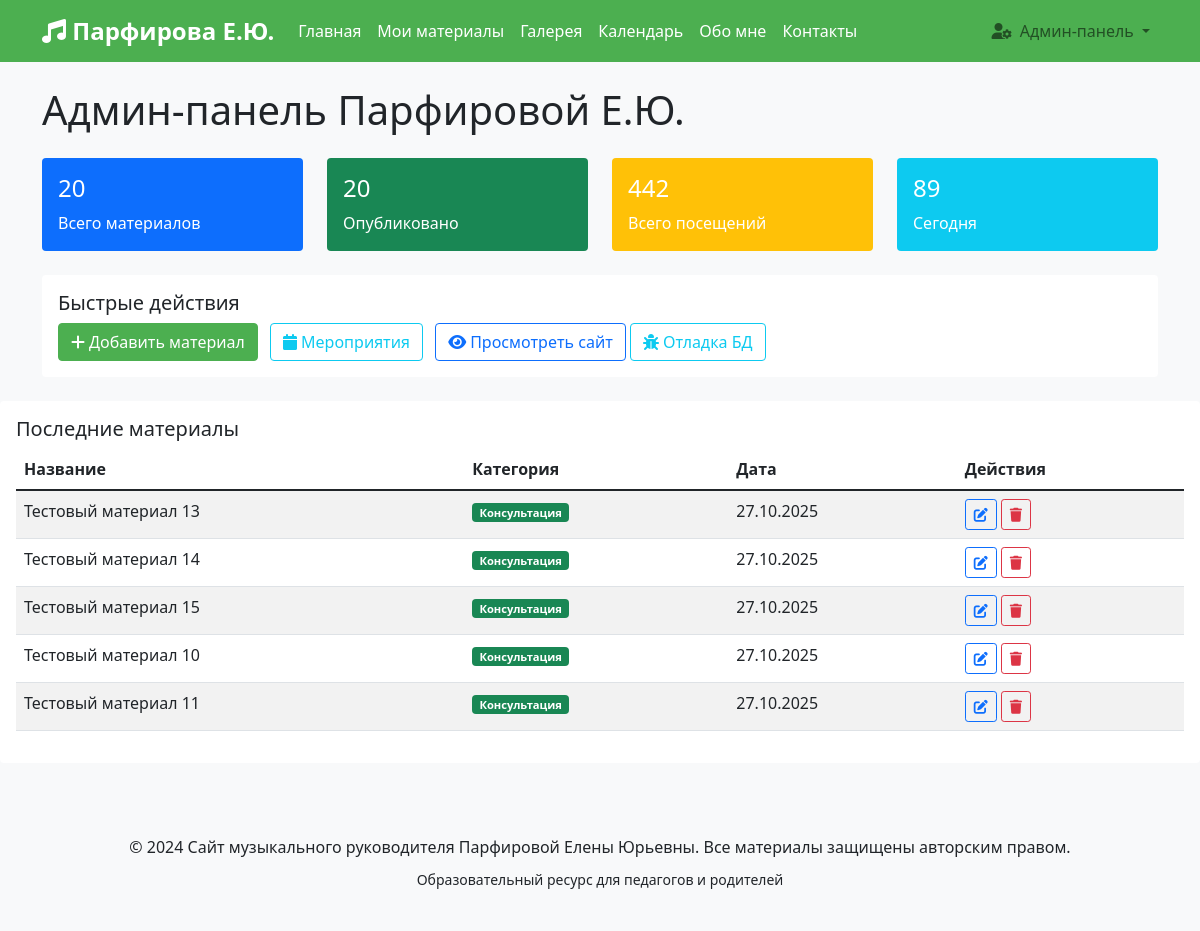
Page /admin (signed in) on the earlier database version.
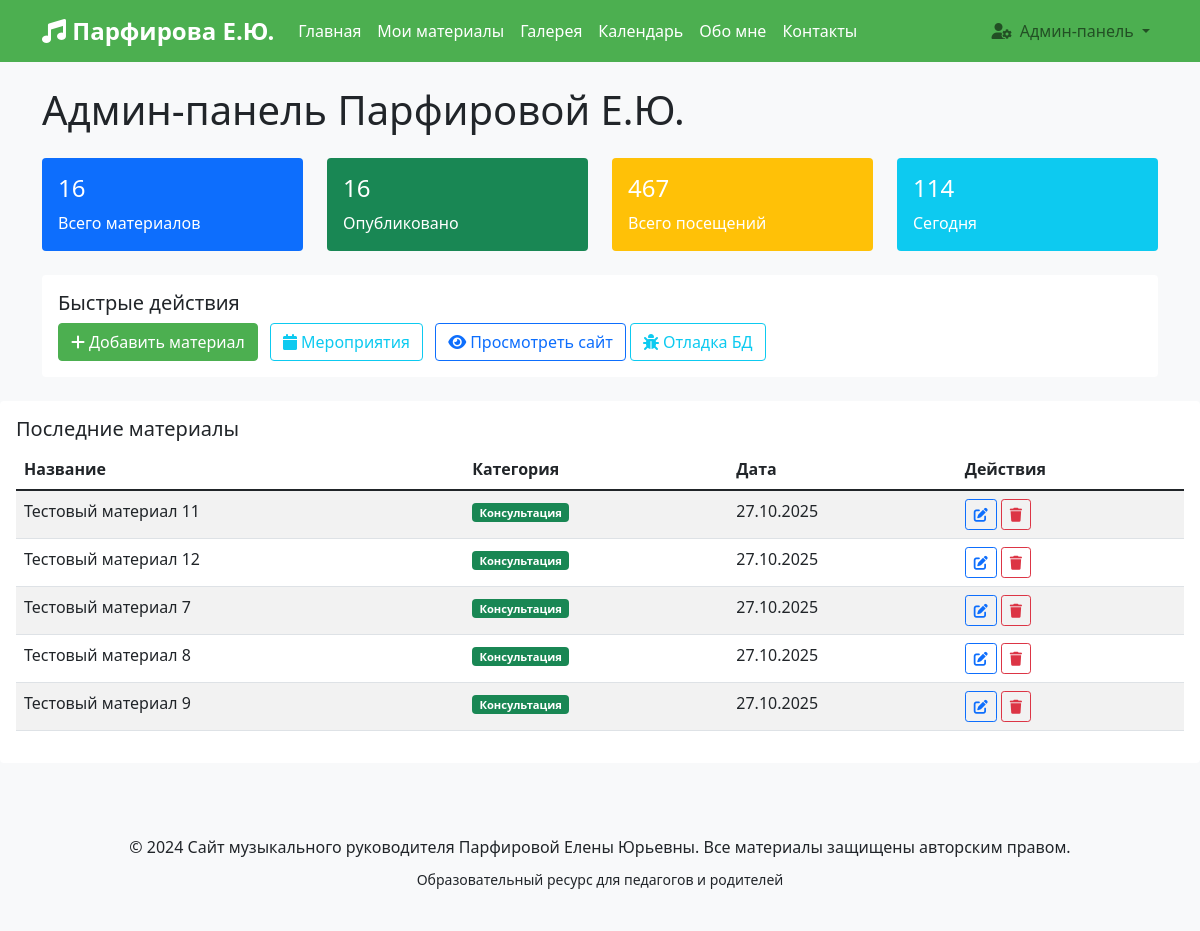
Same page on the later database version.
### models.py (models this page shows)
class Material(db.Model):
    id = db.Column(db.Integer, primary_key=True)
    title = db.Column(db.String(200), nullable=False)
    content = db.Column(db.Text, nullable=False)
    category = db.Column(db.String(50), nullable=False)
    target_audience = db.Column(db.String(50), nullable=False)
    created_date = db.Column(db.DateTime, nullable=False, default=lambda: datetime.now(timezone.utc))
    file_path = db.Column(db.String(300))
    is_published = db.Column(db.Boolean, default=True)

### app.py (the view)
@app.route('/admin')
@login_required
def admin_dashboard():
    stats = {
        'total_materials': Material.query.count(),
        'published_materials': Material.query.filter_by(is_published=True).count(),
        'total_visits': PageVisit.query.count(),
        'recent_visits': PageVisit.query.filter(
            PageVisit.visit_date >= datetime.now(timezone.utc).date()
        ).count()
    }
    recent_materials = Material.query.order_by(Material.created_date.desc()).limit(5).all()
    return render_template('admin/dashboard.html', stats=stats, recent_materials=recent_materials)

### app.py (called while the page is built)
@login_manager.user_loader
def load_user(user_id):
    return db.session.get(User, int(user_id))

### templates/admin/dashboard.html (shortened to what the changed rows need)
{% extends "base.html" %}
{% block content %}
<div class="container mt-4">
    <h1 class="mb-4">Админ-панель Парфировой Е.Ю.</h1>
    <div class="row mb-4">
        <div class="col-md-3">
            <div class="card text-white bg-primary">
                <div class="card-body">
                    <h4>{{ stats.total_materials }}</h4>
                    <p class="mb-0">Всего материалов</p>
                </div>
            </div>
        </div>
        <div class="col-md-3">
            <div class="card text-white bg-success">
                <div class="card-body">
                    <h4>{{ stats.published_materials }}</h4>
                    <p class="mb-0">Опубликовано</p>
                </div>
            </div>
        </div>
        <div class="col-md-3">
            <div class="card text-white bg-warning">
                <div class="card-body">
                    <h4>{{ stats.total_visits }}</h4>
                    <p class="mb-0">Всего посещений</p>
                </div>
            </div>
        </div>
        <div class="col-md-3">
            <div class="card text-white bg-info">
                <div class="card-body">
                    <h4>{{ stats.recent_visits }}</h4>
                    <p class="mb-0">Сегодня</p>
                </div>
            </div>
        </div>
    </div>
</div>
<div class="card">
    <div class="card-body">
        <div class="table-responsive">
            <table class="table table-striped">
                <thead>
                    <tr>
                        <th>Название</th>
                        <th>Категория</th>
                        <th>Дата</th>
                        <th>Действия</th>
                    </tr>
                </thead>
                <tbody>
                    {% for material in recent_materials %}
                    <tr>
                        <td>{{ material.title }}</td>
                        <td>
                            <span class="badge bg-success">
                                {% if material.category == 'consultation' %}Консультация
                                {% elif material.category == 'scenario' %}Сценарий
                                {% elif material.category == 'methodical' %}Методичка
                                {% else %}Статья{% endif %}
                            </span>
                        </td>
                        <td>{{ material.created_date.strftime('%d.%m.%Y') }}</td>
                        <td>
                            <a href="{{ url_for('edit_material', material_id=material.id) }}"
                                class="btn btn-sm btn-outline-primary">
                                <i class="fas fa-edit"></i>
                            </a>
                            <a href="{{ url_for('delete_material', material_id=material.id) }}"
                                class="btn btn-sm btn-outline-danger" onclick="return confirm('Удалить материал?')">
                                <i class="fas fa-trash"></i>
                            </a>
                        </td>
                    </tr>
                    {% endfor %}
                </tbody>
            </table>
        </div>
    </div>
</div>
{% endblock %}

Differences in the rows shown:
removed Material: title "Тестовый материал 13", category "Консультация", created_date "27.10.2025"
removed Material: title "Тестовый материал 14", category "Консультация", created_date "27.10.2025"
removed Material: title "Тестовый материал 15", category "Консультация", created_date "27.10.2025"
removed Material: title "Тестовый материал 10", category "Консультация", created_date "27.10.2025"
now on this page (row unchanged): Material: title "Тестовый материал 12", category "Консультация", created_date "27.10.2025"
now on this page (row unchanged): Material: title "Тестовый материал 7", category "Консультация", created_date "27.10.2025"
now on this page (row unchanged): Material: title "Тестовый материал 8", category "Консультация", created_date "27.10.2025"
now on this page (row unchanged): Material: title "Тестовый материал 9", category "Консультация", created_date "27.10.2025"
Other differences:
{{ stats.total_materials }}: "20" → "16"
{{ stats.published_materials }}: "20" → "16"
{{ stats.total_visits }}: "442" → "467"
{{ stats.recent_visits }}: "89" → "114"
